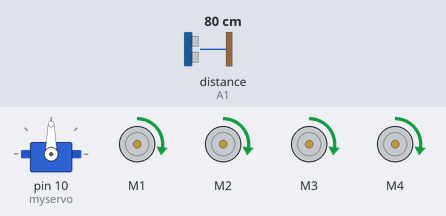
Bench run of a sketch on a simulated Arduino Uno, built with avr-gcc and run on an emulated ATmega328P. Shown: servo, 4 × DC motor (green arrow = forward, orange = backward, longer = faster). Inputs (shaded band) come from the test bench; at power-on: distance to the obstacle (sensor on A1) 80 cm. The echo pulse lasts 58.3 µs per cm.

Above: at 1.31 s.
2.3 s: distance to the obstacle (sensor on A1) set to 2 cm
At 6.3 s:
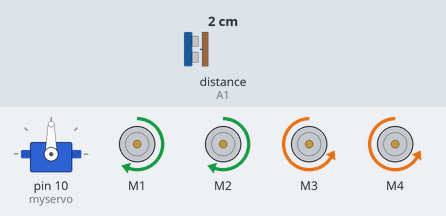
6.5 s: distance to the obstacle (sensor on A1) set to 35 cm
At 8.2 s:
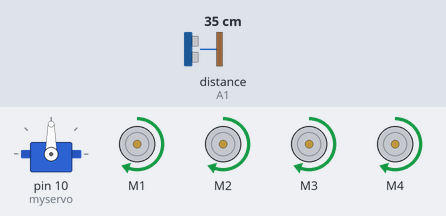
14.9 s: distance to the obstacle (sensor on A1) set to 31 cm
19.1 s: distance to the obstacle (sensor on A1) set to 27 cm
At 21.6 s:
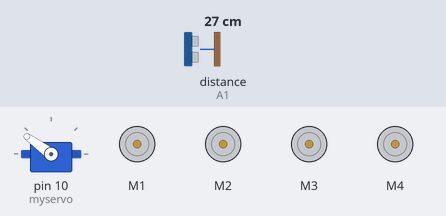
23.3 s: distance to the obstacle (sensor on A1) set to 120 cm
At 25.1 s:
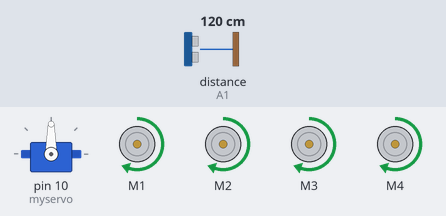
Timing chart, 0 to 75.0 s (numbered marks = the images above; inputs shaded):
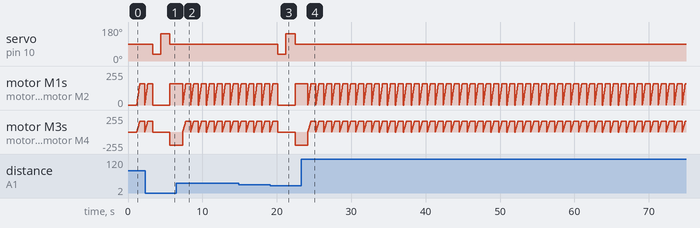

The sketch:

obstacle_avoider.ino
```cpp
#include<AFMotor.h>
#include<Servo.h>
#include<NewPing.h>

#define TRIG_PIN A0
#define ECHO_PIN A1
#define MAX_DISTANCE 300
#define COLL_DIST 30
#define MAX_SPEED 160
#define MAX_SPEED_OFFSET 40
#define TURN_DIST COLL_DIST + 20

AF_DCMotor leftMotor1(1, MOTOR12_1KHZ);
AF_DCMotor leftMotor2(2, MOTOR12_1KHZ);
AF_DCMotor rightMotor1(3, MOTOR34_1KHZ);
AF_DCMotor rightMotor2(4, MOTOR34_1KHZ);

Servo myservo ;
NewPing sonar(TRIG_PIN , ECHO_PIN , MAX_DISTANCE);

int leftDistance , rightDistance ;
int curDist = 0 ;
String motorSet = "" ;
int speedSet = 0 ;

void setup() {
  myservo.attach(10);
  myservo.write(90);
  delay(1000);

}

void loop() {
  myservo.write(90);
  delay(90);
  curDist = readPing();
  if(curDist < COLL_DIST)
  {
    changePath();
  }
  moveForward();
  delay(500);
}

void changePath() {
  moveStop();
  myservo.write(36);
  delay(500);
  rightDistance = readPing();
  delay(500);
  myservo.write(144);
  delay(700);
  leftDistance = readPing();
  delay(500);
  myservo.write(90);
  compareDistance();
}

void compareDistance() {
  if(leftDistance > rightDistance)
  {
    turnLeft();
  }
  else if(rightDistance > leftDistance)
  {
    turnRight();
  }
  else{
    turnAround();
  }
}

void moveStop() {
  leftMotor1.run(RELEASE);
  leftMotor2.run(RELEASE);
  rightMotor1.run(RELEASE);
  rightMotor2.run(RELEASE);
}

int readPing() {
  delay(70);
  unsigned int uS = sonar.ping();
  int cm = uS / US_ROUNDTRIP_CM;
  return cm;
}

void moveForward() {
  motorSet = "FORWARD";
  leftMotor1.run(FORWARD);
  leftMotor2.run(FORWARD);
  rightMotor1.run(FORWARD);
  rightMotor2.run(FORWARD);
  for(speedSet = 0 ; speedSet < MAX_SPEED ; speedSet +=2) {
    leftMotor1.setSpeed(speedSet);
    leftMotor2.setSpeed(speedSet);
    rightMotor1.setSpeed(speedSet);
    rightMotor2.setSpeed(speedSet);
    delay(5);
  }
}

void moveBackward() {
  motorSet = "BACKWARD";
  leftMotor1.run(BACKWARD);
  leftMotor2.run(BACKWARD);
  rightMotor1.run(BACKWARD);
  rightMotor2.run(BACKWARD);
  for(speedSet = 0 ; speedSet < MAX_SPEED ; speedSet +=2) {
    leftMotor1.setSpeed(speedSet);
    leftMotor2.setSpeed(speedSet);
    rightMotor1.setSpeed(speedSet);
    rightMotor2.setSpeed(speedSet);
    delay(5);
  }
}

void turnRight() {
  motorSet = "RIGHT";
  leftMotor1.run(FORWARD);
  leftMotor2.run(FORWARD);
  rightMotor1.run(BACKWARD);
  rightMotor2.run(BACKWARD);
  rightMotor1.setSpeed(speedSet+MAX_SPEED_OFFSET);
  rightMotor2.setSpeed(speedSet+MAX_SPEED_OFFSET);
  delay(1500);
  motorSet = "FORWARD";
  leftMotor1.run(FORWARD);
  leftMotor2.run(FORWARD);
  rightMotor1.run(FORWARD);
  rightMotor2.run(FORWARD);
}

void turnLeft() {
  motorSet = "LEFT";
  leftMotor1.run(BACKWARD);
  leftMotor2.run(BACKWARD);
  rightMotor1.run(FORWARD);
  rightMotor2.run(FORWARD);
  leftMotor1.setSpeed(speedSet + MAX_SPEED_OFFSET);
  leftMotor2.setSpeed(speedSet + MAX_SPEED_OFFSET);
  delay(1500);
  motorSet = "FORWARD";
  leftMotor1.run(FORWARD);
  leftMotor2.run(FORWARD);
  rightMotor1.run(FORWARD);
  rightMotor2.run(FORWARD);
}

void turnAround() {
  motorSet = "RIGHT";
  leftMotor1.run(FORWARD);
  leftMotor2.run(FORWARD);
  rightMotor1.run(BACKWARD);
  rightMotor2.run(BACKWARD);
  rightMotor1.setSpeed(speedSet+MAX_SPEED_OFFSET);
  rightMotor2.setSpeed(speedSet+MAX_SPEED_OFFSET);
  delay(1700);
  motorSet = "FORWARD";
  leftMotor1.run(FORWARD);
  leftMotor2.run(FORWARD);
  rightMotor1.run(FORWARD);
  rightMotor2.run(FORWARD);
}
```

Measured:
- the behaviour switches between 30 and 29 cm on distance to the obstacle (sensor on A1) (found by bisection; images 2 and 3)
- after the input at 2.3 s, servo on pin 10 (myservo): 90° → 36° after 1.0 s, → 144° 1.1 s later, → 90° 1.3 s later
- after the input at 6.5 s, servo on pin 10 (myservo): stops changing and stays 90°
- after the input at 19.1 s, servo on pin 10 (myservo): 90° → 36° after 1.0 s, → 144° 1.1 s later, → 90° 1.3 s later
- after the input at 23.3 s, servo on pin 10 (myservo): stops changing and stays 90°
- by itself, motor M1–4: ramps from stopped to forward 158/255 and jumps back, once every 1.1 s
